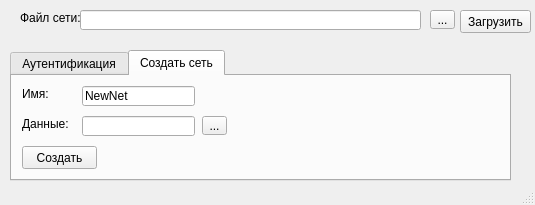
<?xml version="1.0" encoding="UTF-8"?>
<ui version="4.0">
 <class>MainWindow</class>
 <widget class="QMainWindow" name="MainWindow">
  <property name="geometry">
   <rect>
    <x>0</x>
    <y>0</y>
    <width>535</width>
    <height>205</height>
   </rect>
  </property>
  <property name="windowTitle">
   <string>ANS Authentication</string>
  </property>
  <widget class="QWidget" name="centralwidget">
   <widget class="QTabWidget" name="tabWidget">
    <property name="geometry">
     <rect>
      <x>10</x>
      <y>50</y>
      <width>501</width>
      <height>131</height>
     </rect>
    </property>
    <property name="currentIndex">
     <number>1</number>
    </property>
    <widget class="QWidget" name="tab">
     <attribute name="title">
      <string>Аутентификация</string>
     </attribute>
     <widget class="QToolButton" name="btn_check_filename_choice">
      <property name="geometry">
       <rect>
        <x>460</x>
        <y>10</y>
        <width>25</width>
        <height>19</height>
       </rect>
      </property>
      <property name="text">
       <string>...</string>
      </property>
     </widget>
     <widget class="QLineEdit" name="check_filename">
      <property name="geometry">
       <rect>
        <x>100</x>
        <y>10</y>
        <width>351</width>
        <height>20</height>
       </rect>
      </property>
     </widget>
     <widget class="QLabel" name="label">
      <property name="geometry">
       <rect>
        <x>10</x>
        <y>10</y>
        <width>91</width>
        <height>16</height>
       </rect>
      </property>
      <property name="text">
       <string>Звуковой файл:</string>
      </property>
     </widget>
     <widget class="QPushButton" name="btn_check_start">
      <property name="geometry">
       <rect>
        <x>10</x>
        <y>40</y>
        <width>91</width>
        <height>23</height>
       </rect>
      </property>
      <property name="text">
       <string>Подвтердить</string>
      </property>
     </widget>
     <widget class="QLabel" name="label_3">
      <property name="geometry">
       <rect>
        <x>110</x>
        <y>40</y>
        <width>61</width>
        <height>16</height>
       </rect>
      </property>
      <property name="text">
       <string>ID диктора:</string>
      </property>
     </widget>
     <widget class="QLineEdit" name="id_output">
      <property name="geometry">
       <rect>
        <x>180</x>
        <y>40</y>
        <width>113</width>
        <height>20</height>
       </rect>
      </property>
      <property name="readOnly">
       <bool>true</bool>
      </property>
     </widget>
    </widget>
    <widget class="QWidget" name="tab_2">
     <attribute name="title">
      <string>Создать сеть</string>
     </attribute>
     <widget class="QLineEdit" name="new_ans_name">
      <property name="geometry">
       <rect>
        <x>70</x>
        <y>10</y>
        <width>113</width>
        <height>20</height>
       </rect>
      </property>
      <property name="text">
       <string>NewNet</string>
      </property>
     </widget>
     <widget class="QLabel" name="label_4">
      <property name="geometry">
       <rect>
        <x>10</x>
        <y>10</y>
        <width>31</width>
        <height>16</height>
       </rect>
      </property>
      <property name="text">
       <string>Имя:</string>
      </property>
     </widget>
     <widget class="QLabel" name="label_5">
      <property name="geometry">
       <rect>
        <x>10</x>
        <y>40</y>
        <width>51</width>
        <height>16</height>
       </rect>
      </property>
      <property name="text">
       <string>Данные:</string>
      </property>
     </widget>
     <widget class="QLineEdit" name="data_name">
      <property name="geometry">
       <rect>
        <x>70</x>
        <y>40</y>
        <width>113</width>
        <height>20</height>
       </rect>
      </property>
     </widget>
     <widget class="QToolButton" name="btn_data_choice">
      <property name="geometry">
       <rect>
        <x>190</x>
        <y>40</y>
        <width>25</width>
        <height>19</height>
       </rect>
      </property>
      <property name="text">
       <string>...</string>
      </property>
     </widget>
     <widget class="QPushButton" name="btn_create_ans">
      <property name="geometry">
       <rect>
        <x>10</x>
        <y>70</y>
        <width>75</width>
        <height>23</height>
       </rect>
      </property>
      <property name="text">
       <string>Создать</string>
      </property>
     </widget>
    </widget>
   </widget>
   <widget class="QLineEdit" name="ans_name">
    <property name="geometry">
     <rect>
      <x>80</x>
      <y>10</y>
      <width>341</width>
      <height>20</height>
     </rect>
    </property>
   </widget>
   <widget class="QToolButton" name="btn_ans_choice">
    <property name="geometry">
     <rect>
      <x>430</x>
      <y>10</y>
      <width>25</width>
      <height>19</height>
     </rect>
    </property>
    <property name="text">
     <string>...</string>
    </property>
   </widget>
   <widget class="QLabel" name="label_2">
    <property name="geometry">
     <rect>
      <x>20</x>
      <y>10</y>
      <width>61</width>
      <height>16</height>
     </rect>
    </property>
    <property name="text">
     <string>Файл сети:</string>
    </property>
   </widget>
   <widget class="QPushButton" name="btn_ans_confirm">
    <property name="geometry">
     <rect>
      <x>460</x>
      <y>10</y>
      <width>71</width>
      <height>23</height>
     </rect>
    </property>
    <property name="text">
     <string>Загрузить</string>
    </property>
   </widget>
  </widget>
  <widget class="QStatusBar" name="statusbar"/>
 </widget>
 <resources/>
 <connections/>
</ui>
